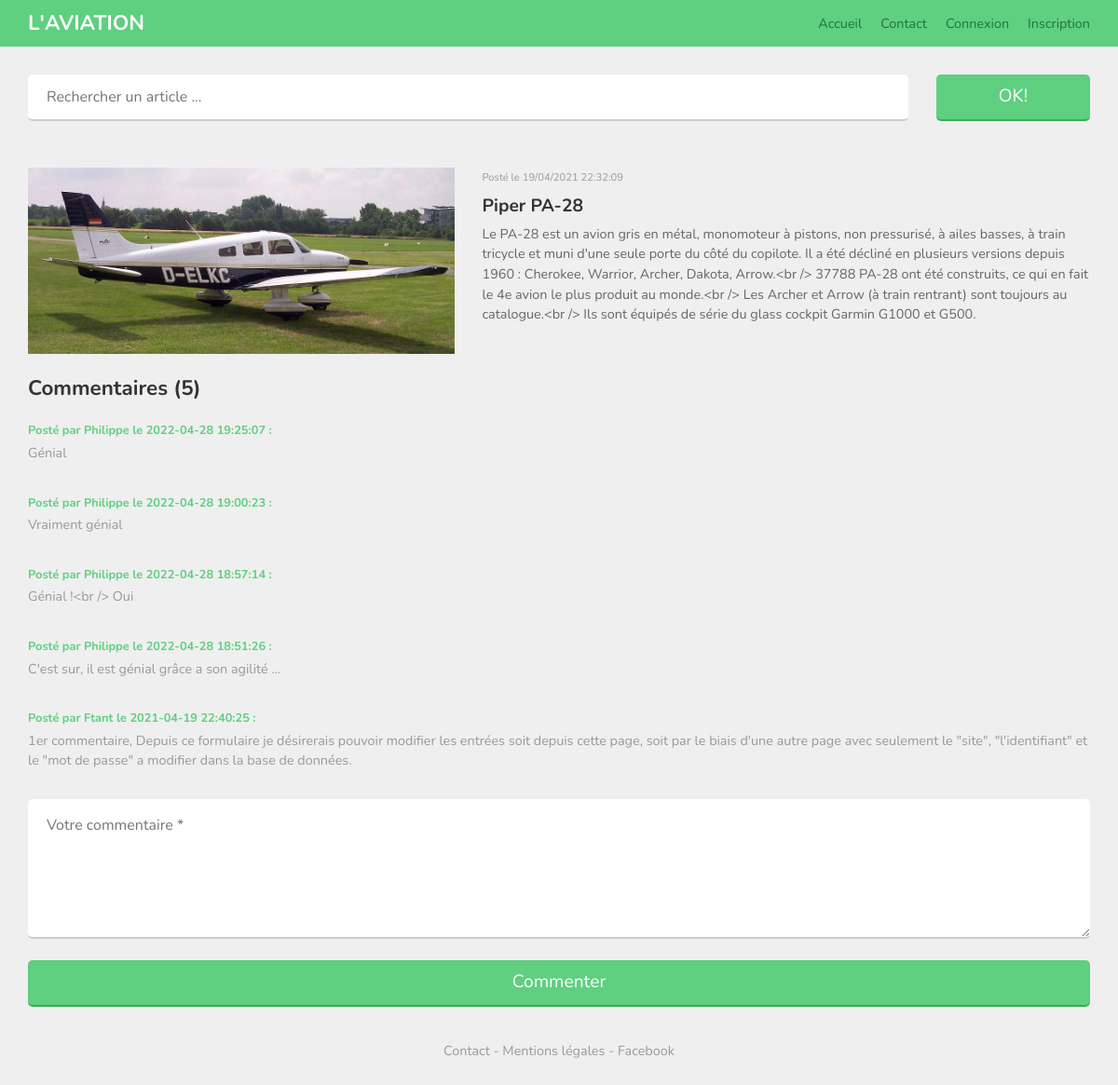
The app's page /article.php?id=4 with its own data.
### tables this page shows
CREATE TABLE `articles` (
  `id` int(3) NOT NULL,
  `titre` varchar(40) NOT NULL,
  `accroche` varchar(200) NOT NULL,
  `contenu` text NOT NULL,
  `publication` timestamp NOT NULL DEFAULT current_timestamp(),
  `image` varchar(150) NOT NULL
);

CREATE TABLE `commentaires` (
  `id` int(4) NOT NULL,
  `id_membre` int(3) NOT NULL,
  `id_article` int(3) NOT NULL,
  `commentaire` text NOT NULL,
  `publication` timestamp NOT NULL DEFAULT current_timestamp()
);

CREATE TABLE `membres` (
  `id` int(11) NOT NULL,
  `pseudo` varchar(15) NOT NULL,
  `email` varchar(50) NOT NULL,
  `password` varchar(255) NOT NULL
);

### fonctions/blog.php (called while the page is built, shortened)
<?php
function article($id) {
    global $pdo;
    $query = $pdo->prepare("SELECT * FROM articles WHERE id = :id");
    $query->execute(['id' => $id]);
    $article = $query->fetch();
    if ($article) {
        return $article;
    } else {
        header("Location: index.php");
        exit;
    }
}
function formatage_date($publication) {
    $dt = DateTime::createFromFormat('Y-m-d H:i:s', $publication);
    return $dt->format('d/m/Y H:i:s');
}
function nb_commentaires($id) {
    global $pdo;
    $sql = "SELECT COUNT(*) FROM commentaires WHERE id_article = ?";
    $stmt = $pdo->prepare($sql);
    $stmt->execute([$id]);
    return $stmt->fetchColumn();
}
function commentaires($id) {
    global $pdo;
    $sql = "SELECT membres.pseudo, commentaires.commentaire, commentaires.publication
            FROM commentaires
            INNER JOIN membres ON commentaires.id_membre = membres.id
            WHERE commentaires.id_article = ?
            ORDER BY commentaires.publication DESC";
    $stmt = $pdo->prepare($sql);
    $stmt->execute([$id]);
    return $stmt->fetchAll(PDO::FETCH_ASSOC);
}
?>

### article.php (the view, shortened to what this page needs)
<!DOCTYPE html>
<html lang="fr">
<head>
    <link rel="stylesheet" href="bootstrap/css/bootstrap.min.css">
    <link rel="stylesheet" href="main.css">
</head>
<body>
    <?php
    require './fonctions/bdd.php';
    require './fonctions/blog.php';
    if (isset($_GET['id']) && !empty($_GET['id'])) {
        $id = (int)$_GET['id'];
        $article = article($id);
    } else {
        header("Location: index.php");
        exit;
    }
    ?>
    <header>
        <div class="container">
            <div class="row">
                <div class="col-sm-2">
                    <a href="index.php">L'aviation</a>
                </div>
                <div class="col-sm-10">
                    <nav>
                        <ul>
                            <li><a href="index.php">Accueil</a></li>
                            <li><a href="contact.php">Contact</a></li>
                            <li><a href="connexion.php">Connexion</a></li>
                            <li><a href="inscription.php">Inscription</a></li>
                        </ul>
                    </nav>
                </div>
            </div>
        </div>
    </header>
    <div class="container article">
        <div class="row">
            <form method="post" action="">
                <div class="col-sm-10">
                    <input type="text" name="query" placeholder="Rechercher un article ...">
                </div>
                <div class="col-sm-2">
                    <input type="submit" value="OK!">
                </div>
            </form>
        </div>
        <div class="row">
            <article>
                <div class="col-sm-5">
                    <img src="./img/<?php echo htmlspecialchars($article['image']); ?>" alt="Image de l'article">
                </div>
                <div class="col-sm-7">
                    <p class="date">Posté le <?php echo formatage_date($article['publication']); ?></p>
                    <h1><?php echo htmlspecialchars($article['titre']); ?></h1>
                    <p><?php echo htmlspecialchars($article['contenu']); ?></p>
                </div>
            </article>
        </div>
    </div>
    <div class="container commentaires">
        <div class="row">
            <div class="col-xs-12">
                <?php $nombreCommentaires = nb_commentaires($id); ?>
                <h1>Commentaires (<?php echo $nombreCommentaires; ?>)</h1>
            </div>
        </div>
        <?php
        $commentaires = commentaires($id);
        foreach ($commentaires as $commentaire) {
            echo "<div class='row commentaire'>";
            echo "<div class='col-xs-12'>";
            echo "<p class='date'>Posté par " . htmlspecialchars($commentaire['pseudo']) . " le " . htmlspecialchars($commentaire['publication']) . " :</p>";
            echo "<p>" . htmlspecialchars($commentaire['commentaire']) . "</p>";
            echo "</div>";
            echo "</div>";
        }
        ?>
        <div class="row">
            <div class="col-xs-12">
                <form method="post" action="">
                    <textarea name="commentaire" placeholder="Votre commentaire *" required></textarea>
                    <input type="submit" value="Commenter">
                </form>
            </div>
        </div>
    </div>
    <footer>
        <div class="row">
            <div class="col-xs-12">
                <a href="contact.php">Contact</a> - <a href="mentions.php">Mentions légales</a> - <a href="https://www.facebook.com/infoprog.tuto">Facebook</a>
            </div>
        </div>
    </footer>
</body>
</html>

### main.css (style rules this page uses)
html,body,div,span,applet,object,iframe,h1,h2,h3,h4,h5,h6,p,blockquote,pre,a,abbr,acronym,address,big,cite,code,del,dfn,em,img,ins,kbd,q,s,samp,small,strike,strong,sub,sup,tt,var,b,u,i,center,dl,dt,dd,ol,ul,li,fieldset,form,label,legend,table,caption,tbody,tfoot,thead,tr,th,td,article,aside,canvas,details,embed,figure,figcaption,footer,header,hgroup,menu,nav,output,ruby,section,summary,time,mark,audio,video { margin:0;padding:0;border:0;font-size:100%;font:inherit;vertical-align:baseline }
article,aside,details,figcaption,figure,footer,header,hgroup,menu,nav,section { display:block }
body { line-height:1 }
ol,ul { list-style:none }
body { font-family:Nunito, sans-serif;background:#efefef }
header { background:#5fcf80 }
header [class^="col"]>a { text-transform:uppercase;color:#fff;line-height:50px;font-size:1.4em;font-weight:700 }
header nav a { color:#22733a }
@media (min-width: 768px) { header nav ul { float:right } }
@media (min-width: 768px) { header nav ul li { float:left;line-height:50px;font-size:0.9em } }
@media (min-width: 768px) { header nav ul li+li { margin-left:20px } }
footer { margin:40px 0;text-align:center;font-size:0.9em;color:#999 }
footer a { color:#999 }
h1 { font-size:1.4em;line-height:3em;font-weight:700 }
form input { width:100%;height:50px;border:none;border-radius:5px }
form input[type="text"],form input[type="password"] { border-bottom:2px solid #ccc;padding-left:20px;color:#333;margin-bottom:20px }
form input[type="submit"] { background:#5fcf80;color:white;font-size:1.2em;border-bottom:2px solid #34ad58 }
form textarea { max-width:100%;min-width:100%;height:200px;margin-bottom:20px;border:none;border-radius:5px;border-bottom:2px solid #ccc;padding:20px;color:#333 }
.article form { margin-top:30px }
.article article { float:left;margin-top:30px }
.article article img { width:100% }
.article article p.date { font-size:0.7em;line-height:2em;color:#999 }
.article article h1 { font-size:1.2em;line-height:2em }
.article article h1+p { color:#666;font-size:0.9em;line-height:1.5em;margin-bottom:15px }
.commentaires>div.commentaire { margin-bottom:30px }
.commentaires>div .date { color:#5fcf80;font-size:0.8em;line-height:2em;font-weight:700 }
.commentaires>div p { font-weight:#999;font-size:0.9em;line-height:1.5em;color:#999 }
.commentaires>div textarea { height:150px }

### records on screen
articles: image (picture), publication "19/04/2021 22:32:09", titre "Piper PA-28", contenu "Le PA-28 est un avion gris en métal, monomoteur à pistons, non pressurisé, à ailes basses, à train tricycle et muni d'une seule porte du côté du copilote. Il a été décliné en plusieurs versions depuis 1960 : Cherokee, Warrior, Archer, Dakota, Arrow.<br /> 37788 PA-28 ont été construits, ce qui en fait le 4e avion le plus produit au monde.<br /> Les Archer et Arrow (à train rentrant) sont toujours au catalogue.<br /> Ils sont équipés de série du glass cockpit Garmin G1000 et G500."
commentaires: id_membre.pseudo "Philippe", publication "2022-04-28 19:25:07", commentaire "Génial"
commentaires: id_membre.pseudo "Philippe", publication "2022-04-28 19:00:23", commentaire "Vraiment génial"
commentaires: id_membre.pseudo "Philippe", publication "2022-04-28 18:57:14", commentaire "Génial !<br /> Oui"
commentaires: id_membre.pseudo "Philippe", publication "2022-04-28 18:51:26", commentaire "C'est sur, il est génial grâce a son agilité ..."
commentaires: id_membre.pseudo "Ftant", publication "2021-04-19 22:40:25", commentaire "1er commentaire, Depuis ce formulaire je désirerais pouvoir modifier les entrées soit depuis cette page, soit par le biais d'une autre page avec seulement le \"site\", \"l'identifiant\" et le \"mot de passe\" a modifier dans la base de données."

### other values on screen
$nombreCommentaires "5"
